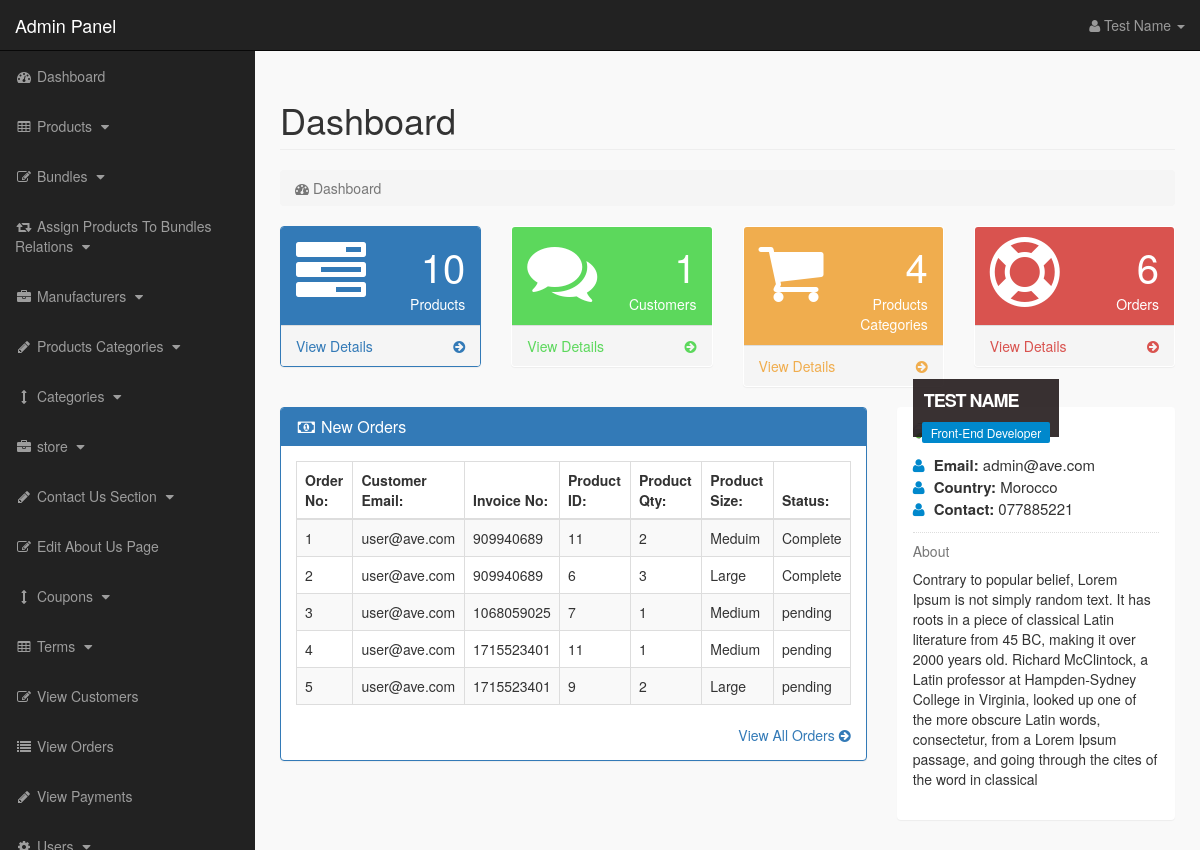
The page /admin_area/index.php?dashboard (signed in) on the database its author committed.
### tables this page shows
CREATE TABLE `pending_orders` (
  `order_id` int(10) NOT NULL,
  `customer_id` int(10) NOT NULL,
  `invoice_no` int(10) NOT NULL,
  `product_id` text NOT NULL,
  `qty` int(10) NOT NULL,
  `size` text NOT NULL,
  `order_status` text NOT NULL
);

CREATE TABLE `customers` (
  `customer_id` int(10) NOT NULL,
  `customer_name` varchar(255) NOT NULL,
  `customer_email` varchar(255) NOT NULL,
  `customer_pass` varchar(255) NOT NULL,
  `customer_country` text NOT NULL,
  `customer_city` text NOT NULL,
  `customer_contact` varchar(255) NOT NULL,
  `customer_address` text NOT NULL,
  `customer_image` text NOT NULL,
  `customer_ip` varchar(255) NOT NULL,
  `customer_confirm_code` text NOT NULL
);

### admin_area/dashboard.php (the view, shortened to what this page needs)
<?php
if(!isset($_SESSION['admin_email'])){
echo "<script>window.open('login.php','_self')</script>";
}
else {
?>
<div class="row">
<div class="col-lg-12">
<h1 class="page-header">Dashboard</h1>
<ol class="breadcrumb">
<li class="active">
<i class="fa fa-dashboard"></i> Dashboard
</li>
</ol>
</div>
</div>
<div class="row">
<div class="col-lg-3 col-md-6">
<div class="panel panel-primary">
<div class="panel-heading">
<div class="row">
<div class="col-xs-3">
<i class="fa fa-tasks fa-5x"> </i>
</div>
<div class="col-xs-9 text-right">
<div class="huge"> <?php echo $count_products; ?> </div>
<div>Products</div>
</div>
</div>
</div>
<a href="index.php?view_products">
<div class="panel-footer">
<span class="pull-left"> View Details </span>
<span class="pull-right"> <i class="fa fa-arrow-circle-right"></i> </span>
<div class="clearfix"></div>
</div>
</a>
</div>
</div>
<div class="col-lg-3 col-md-6">
<div class="panel panel-green">
<div class="panel-heading">
<div class="row">
<div class="col-xs-3">
<i class="fa fa-comments fa-5x"> </i>
</div>
<div class="col-xs-9 text-right">
<div class="huge"> <?php echo $count_customers; ?> </div>
<div>Customers</div>
</div>
</div>
</div>
<a href="index.php?view_customers">
<div class="panel-footer">
<span class="pull-left"> View Details </span>
<span class="pull-right"> <i class="fa fa-arrow-circle-right"></i> </span>
<div class="clearfix"></div>
</div>
</a>
</div>
</div>
<div class="col-lg-3 col-md-6">
<div class="panel panel-yellow">
<div class="panel-heading">
<div class="row">
<div class="col-xs-3">
<i class="fa fa-shopping-cart fa-5x"> </i>
</div>
<div class="col-xs-9 text-right">
<div class="huge"> <?php echo $count_p_categories; ?> </div>
<div>Products Categories</div>
</div>
</div>
</div>
<a href="index.php?view_p_cats">
<div class="panel-footer">
<span class="pull-left"> View Details </span>
<span class="pull-right"> <i class="fa fa-arrow-circle-right"></i> </span>
<div class="clearfix"></div>
</div>
</a>
</div>
</div>
<div class="col-lg-3 col-md-6">
<div class="panel panel-red">
<div class="panel-heading">
<div class="row">
<div class="col-xs-3">
<i class="fa fa-support fa-5x"> </i>
</div>
<div class="col-xs-9 text-right">
<div class="huge"> <?php echo $count_pending_orders; ?> </div>
<div>Orders</div>
</div>
</div>
</div>
<a href="index.php?view_orders">
<div class="panel-footer">
<span class="pull-left"> View Details </span>
<span class="pull-right"> <i class="fa fa-arrow-circle-right"></i> </span>
<div class="clearfix"></div>
</div>
</a>
</div>
</div>
</div>
<div class="row" >
<div class="col-lg-8" >
<div class="panel panel-primary" >
<div class="panel-heading" >
<h3 class="panel-title" >
<i class="fa fa-money fa-fw" ></i> New Orders
</h3>
</div>
<div class="panel-body" >
<div class="table-responsive" >
<table class="table table-bordered table-hover table-striped" >
<thead>
<tr>
<th>Order No:</th>
<th>Customer Email:</th>
<th>Invoice No:</th>
<th>Product ID:</th>
<th>Product Qty:</th>
<th>Product Size:</th>
<th>Status:</th>
</tr>
</thead>
<tbody>
<?php
$i = 0;
$get_order = "select * from pending_orders order by 1 DESC LIMIT 0,5";
$run_order = mysqli_query($con,$get_order);
while($row_order=mysqli_fetch_array($run_order)){
$c_id = $row_order['customer_id'];
$invoice_no = $row_order['invoice_no'];
$product_id = $row_order['product_id'];
$qty = $row_order['qty'];
$size = $row_order['size'];
$order_status = $row_order['order_status'];
$i++;
?>
<tr>
<td><?php echo $i; ?></td>
<td>
<?php
$get_customer = "select * from customers where customer_id='$c_id'";
$run_customer = mysqli_query($con,$get_customer);
$row_customer = mysqli_fetch_array($run_customer);
$customer_email = $row_customer['customer_email'];
echo $customer_email;
?>
</td>
<td><?php echo $invoice_no; ?></td>
<td><?php echo $product_id; ?></td>
<td><?php echo $qty; ?></td>
<td><?php echo $size; ?></td>
<td>
<?php
if($order_status=='pending'){
echo $order_status='pending';
}
else {
echo $order_status='Complete';
}
?>
</td>
</tr>
<?php } ?>
</tbody>
</table>
</div>
<div class="text-right" >
<a href="index.php?view_orders" >
View All Orders <i class="fa fa-arrow-circle-right" ></i>
</a>
</div>
</div>
</div>
</div>
<div class="col-md-4">
<div class="panel">
<div class="panel-body">
<div class="thumb-info mb-md">
<div class="thumb-info-title">
<span class="thumb-info-inner"> <?php echo $admin_name; ?> </span>
<span class="thumb-info-type"> <?php echo $admin_job; ?> </span>
</div>
</div>
<div class="mb-md">
<div class="widget-content-expanded">
<i class="fa fa-user"></i> <span>Email: </span> <?php echo $admin_email; ?>  <br>
<i class="fa fa-user"></i> <span>Country: </span> <?php echo $admin_country; ?>   <br>
<i class="fa fa-user"></i> <span>Contact: </span> <?php echo $admin_contact; ?>   <br>
</div>
<hr class="dotted short">
<h5 class="text-muted">About</h5>
<p>
<?php echo $admin_about; ?>
</p>
</div>
</div>
</div>
</div>
</div>
<?php } ?>

### admin_area/includes/sidebar.php (shortened to what this page needs)
<?php
if(!isset($_SESSION['admin_email'])){
echo "<script>window.open('login.php','_self')</script>";
}
else {
?>
<nav class="navbar navbar-inverse navbar-fixed-top" >
<div class="navbar-header" >
<a class="navbar-brand" href="index.php?dashboard" >Admin Panel</a>
</div>
<ul class="nav navbar-right top-nav" >
<li class="dropdown" >
<a href="#" class="dropdown-toggle" data-toggle="dropdown" >
<i class="fa fa-user" ></i>
<?php echo $admin_name; ?> <b class="caret" ></b>
</a>
</li>
</ul>
<div class="collapse navbar-collapse navbar-ex1-collapse">
<ul class="nav navbar-nav side-nav">
<li>
<a href="index.php?dashboard">
<i class="fa fa-fw fa-dashboard"></i> Dashboard
</a>
</li>
<li>
<a href="#" data-toggle="collapse" data-target="#products">
<i class="fa fa-fw fa-table"></i> Products
<i class="fa fa-fw fa-caret-down"></i>
</a>
</li>
<li>
<a href="#" data-toggle="collapse" data-target="#bundles">
<i class="fa fa-fw fa-edit"></i> Bundles
<i class="fa fa-fw fa-caret-down"></i>
</a>
</li>
<li>
<a href="#" data-toggle="collapse" data-target="#relations">
<i class="fa fa-fw fa-retweet"></i> Assign Products To Bundles Relations
<i class="fa fa-fw fa-caret-down"></i>
</a>
</li>
<li>
<a href="#" data-toggle="collapse" data-target="#manufacturers">
<i class="fa fa-fw fa-briefcase"></i> Manufacturers
<i class="fa fa-fw fa-caret-down"></i>
</a>
</li>
<li>
<a href="#" data-toggle="collapse" data-target="#p_cat">
<i class="fa fa-fw fa-pencil"></i> Products Categories
<i class="fa fa-fw fa-caret-down"></i>
</a>
</li>
<li>
<a href="#" data-toggle="collapse" data-target="#cat">
<i class="fa fa-fw fa-arrows-v"></i> Categories
<i class="fa fa-fw fa-caret-down"></i>
</a>
</li>
<li>
<a href="#" data-toggle="collapse" data-target="#store">
<i class="fa fa-fw fa-briefcase"></i> store
<i class="fa fa-fw fa-caret-down"></i>
</a>
</li>
<li>
<a href="#" data-toggle="collapse" data-target="#contact_us">
<i class="fa fa-fw fa-pencil"> </i> Contact Us Section
<i class="fa fa-fw fa-caret-down"></i>
</a>
</li>
<li>
<a href="index.php?edit_about_us">
<i class="fa fa-fw fa-edit"></i> Edit About Us Page
</a>
</li>
<li>
<a href="#" data-toggle="collapse" data-target="#coupons">
<i class="fa fa-fw fa-arrows-v"></i> Coupons
<i class="fa fa-fw fa-caret-down"></i>
</a>
</li>
<li>
<a href="#" data-toggle="collapse" data-target="#terms" >
<i class="fa fa-fw fa-table"></i> Terms
<i class="fa fa-fw fa-caret-down"></i>
</a>
</li>
<li>
<a href="index.php?view_customers">
<i class="fa fa-fw fa-edit"></i> View Customers
</a>
</li>
<li>
<a href="index.php?view_orders">
<i class="fa fa-fw fa-list"></i> View Orders
</a>
</li>
<li>
<a href="index.php?view_payments">
<i class="fa fa-fw fa-pencil"></i> View Payments
</a>
</li>
<li>
<a href="#" data-toggle="collapse" data-target="#users">
<i class="fa fa-fw fa-gear"></i> Users
<i class="fa fa-fw fa-caret-down"></i>
</a>
</li>
</ul>
</div>
</nav>
<?php } ?>

### admin_area/css/style.css (style rules this page uses)
body { margin-top:100px; }
@media (min-width: 768px) { body { margin-top:50px; } }
.top-nav { padding:0 15px; }
.top-nav>li { display:inline-block; float:left; }
.top-nav>li>a { padding-top:15px; padding-bottom:15px; line-height:20px; color:#999; }
@media (min-width: 768px) { .side-nav { position:fixed; top:51px; width:255px; border-radius:0; overflow-y:auto; background-color: #222; bottom:0; overflow-x:hidden; padding-bottom:40px; } }
@media (min-width: 768px) { .side-nav>li>a { width:255px; } }
.huge { font-size:40px; line-height:normal; }
.panel-green > .panel-heading { color:#fff; background-color:#5cd85c; }
.panel-green > a { color:#5cd85c; }
.panel-red > .panel-heading { color:#fff; background-color:#d9534f; }
.panel-red > a { color:#d9534f; }
.panel-yellow > .panel-heading { color:#fff; background-color:#f0ad4e; }
.panel-yellow > a { color:#f0ad4e; }
.panel-body { border-radius:5px; }
.thumb-info { position: relative; }
.mb-md { margin-bottom: 15px !important; }
hr { border:0; height: 1px; margin: 22px 0 22px 0; }
hr.dotted { height:0; border-bottom: 1px dotted #ddd; margin: 11px 0 11px 0; }
.thumb-info .thumb-info-title { background: rgba(36, 27, 28, 0.9); bottom:10%; color:#fff; font-size:18px; font-weight: 700; left: 0; letter-spacing: -1px; padding: 9px 11px 9px; position: absolute; text-transform: uppercase; z-index: 1; }
.thumb-info .thumb-info-inner { display:block; }
.thumb-info .thumb-info-type { background-color: #0088cc; border-radius: 2px; display: inline-block; float:left; font-size:12px; font-weight:400; letter-spacing:0; margin: 8px -2px -15px -2px; padding: 2px 9px; text-transform:none; }
.widget-content-expanded { font-size:15px; }
.widget-content-expanded span { font-weight:bold; }
.widget-content-expanded i { color:#0088cc; margin-right:5px; }

### rows shown on the page
pending_orders: customer.customer_email "user@ave.com", invoice_no "909940689", product "11", qty "2", size "Meduim"
pending_orders: customer.customer_email "user@ave.com", invoice_no "909940689", product "6", qty "3", size "Large"
pending_orders: customer.customer_email "user@ave.com", invoice_no "1068059025", product "7", qty "1", size "Medium"
pending_orders: customer.customer_email "user@ave.com", invoice_no "1715523401", product "11", qty "1", size "Medium"
pending_orders: customer.customer_email "user@ave.com", invoice_no "1715523401", product "9", qty "2", size "Large"

### other values the page prints
$admin_name "Test Name"
$count_products "10"
$count_customers "1"
$count_p_categories "4"
$count_pending_orders "6"
$admin_name "TEST NAME"
$admin_job "Front-End Developer"
$admin_email "admin@ave.com"
$admin_country "Morocco"
$admin_contact "077885221"
